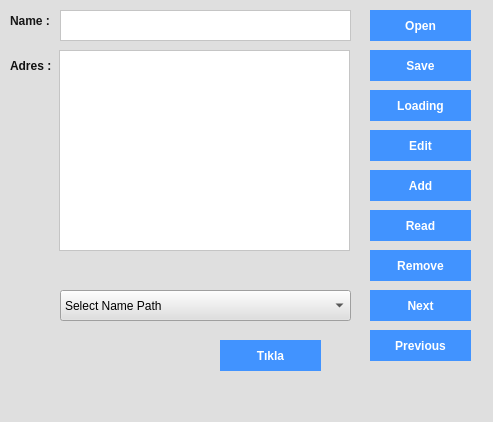
<?xml version="1.0" encoding="UTF-8"?>
<ui version="4.0">
 <class>MainWindow</class>
 <widget class="QMainWindow" name="MainWindow">
  <property name="geometry">
   <rect>
    <x>0</x>
    <y>0</y>
    <width>493</width>
    <height>422</height>
   </rect>
  </property>
  <property name="windowTitle">
   <string>MainWindow</string>
  </property>
  <property name="styleSheet">
   <string notr="true">background:rgb(223, 223, 223);</string>
  </property>
  <widget class="QWidget" name="centralwidget">
   <widget class="QLabel" name="labelName">
    <property name="geometry">
     <rect>
      <x>10</x>
      <y>10</y>
      <width>41</width>
      <height>21</height>
     </rect>
    </property>
    <property name="styleSheet">
     <string notr="true">color:rgb(23, 23, 23);
font-size:14;
font:bold;</string>
    </property>
    <property name="text">
     <string>Name :</string>
    </property>
   </widget>
   <widget class="QLabel" name="labelAdres">
    <property name="geometry">
     <rect>
      <x>10</x>
      <y>50</y>
      <width>41</width>
      <height>31</height>
     </rect>
    </property>
    <property name="styleSheet">
     <string notr="true">font-size:14;
color:rgb(17, 17, 17);
font-size:14;
font:bold;</string>
    </property>
    <property name="text">
     <string>Adres : </string>
    </property>
   </widget>
   <widget class="QTextEdit" name="textEditName">
    <property name="geometry">
     <rect>
      <x>60</x>
      <y>10</y>
      <width>291</width>
      <height>31</height>
     </rect>
    </property>
    <property name="styleSheet">
     <string notr="true">color:rgb(0, 0, 0);
font-size:14;
font:bold;
background-color:rgb(255, 255, 255);</string>
    </property>
   </widget>
   <widget class="QTextEdit" name="textEditAdres">
    <property name="geometry">
     <rect>
      <x>59</x>
      <y>50</y>
      <width>291</width>
      <height>201</height>
     </rect>
    </property>
    <property name="font">
     <font>
      <pointsize>7</pointsize>
     </font>
    </property>
    <property name="styleSheet">
     <string notr="true">color:rgb(0, 0, 0);
font-size:16;
background-color:rgb(255, 255, 255);</string>
    </property>
   </widget>
   <widget class="QPushButton" name="pushButtonEdit">
    <property name="geometry">
     <rect>
      <x>370</x>
      <y>130</y>
      <width>101</width>
      <height>31</height>
     </rect>
    </property>
    <property name="styleSheet">
     <string notr="true">color:rgb(255, 255, 255);
font-size:14;
font:bold;
background-color:rgb(65, 147, 255);
border:none;</string>
    </property>
    <property name="text">
     <string>Edit</string>
    </property>
   </widget>
   <widget class="QPushButton" name="pushButtonRemove">
    <property name="geometry">
     <rect>
      <x>370</x>
      <y>250</y>
      <width>101</width>
      <height>31</height>
     </rect>
    </property>
    <property name="styleSheet">
     <string notr="true">color:rgb(255, 255, 255);
font-size:14;
font:bold;
background-color:rgb(65, 147, 255);
border:none;</string>
    </property>
    <property name="text">
     <string>Remove</string>
    </property>
   </widget>
   <widget class="QPushButton" name="pushButtonRead">
    <property name="geometry">
     <rect>
      <x>370</x>
      <y>210</y>
      <width>101</width>
      <height>31</height>
     </rect>
    </property>
    <property name="styleSheet">
     <string notr="true">color:rgb(255, 255, 255);
font-size:14;
font:bold;
background-color:rgb(65, 147, 255);
border:none;;</string>
    </property>
    <property name="text">
     <string>Read</string>
    </property>
   </widget>
   <widget class="QPushButton" name="pushButtonPrevious">
    <property name="geometry">
     <rect>
      <x>370</x>
      <y>330</y>
      <width>101</width>
      <height>31</height>
     </rect>
    </property>
    <property name="styleSheet">
     <string notr="true">color:rgb(255, 255, 255);
font-size:14;
font:bold;
background-color:rgb(65, 147, 255);
border:none;</string>
    </property>
    <property name="text">
     <string>Previous</string>
    </property>
   </widget>
   <widget class="QPushButton" name="pushButtonNext">
    <property name="geometry">
     <rect>
      <x>370</x>
      <y>290</y>
      <width>101</width>
      <height>31</height>
     </rect>
    </property>
    <property name="styleSheet">
     <string notr="true">color:rgb(255, 255, 255);
font-size:14;
font:bold;
background-color:rgb(65, 147, 255);
border:none;</string>
    </property>
    <property name="text">
     <string>Next</string>
    </property>
   </widget>
   <widget class="QPushButton" name="pushButtonOpen">
    <property name="geometry">
     <rect>
      <x>370</x>
      <y>10</y>
      <width>101</width>
      <height>31</height>
     </rect>
    </property>
    <property name="styleSheet">
     <string notr="true">color:rgb(255, 255, 255);
font-size:14;
font:bold;
background-color:rgb(65, 147, 255);
border:none;</string>
    </property>
    <property name="text">
     <string>Open</string>
    </property>
   </widget>
   <widget class="QPushButton" name="pushButtonSave">
    <property name="geometry">
     <rect>
      <x>370</x>
      <y>50</y>
      <width>101</width>
      <height>31</height>
     </rect>
    </property>
    <property name="styleSheet">
     <string notr="true">color:rgb(255, 255, 255);
font-size:14;
font:bold;
background-color:rgb(65, 147, 255);
border:none;
</string>
    </property>
    <property name="text">
     <string>Save</string>
    </property>
   </widget>
   <widget class="QPushButton" name="pushButtonLoading">
    <property name="geometry">
     <rect>
      <x>370</x>
      <y>90</y>
      <width>101</width>
      <height>31</height>
     </rect>
    </property>
    <property name="styleSheet">
     <string notr="true">color:rgb(255, 255, 255);
font-size:14;
font:bold;
background-color:rgb(65, 147, 255);
border:none;</string>
    </property>
    <property name="text">
     <string>Loading</string>
    </property>
   </widget>
   <widget class="QLabel" name="labelPath">
    <property name="geometry">
     <rect>
      <x>60</x>
      <y>260</y>
      <width>291</width>
      <height>21</height>
     </rect>
    </property>
    <property name="styleSheet">
     <string notr="true">font-size:14;
color:rgb(131, 131, 131);
font-size:14;
font:bold;
border:rgb(85, 170, 255);</string>
    </property>
    <property name="text">
     <string/>
    </property>
   </widget>
   <widget class="QComboBox" name="comboBox">
    <property name="geometry">
     <rect>
      <x>60</x>
      <y>290</y>
      <width>291</width>
      <height>31</height>
     </rect>
    </property>
    <item>
     <property name="text">
      <string>Select Name Path</string>
     </property>
    </item>
   </widget>
   <widget class="QPushButton" name="pushButtonAdd">
    <property name="geometry">
     <rect>
      <x>370</x>
      <y>170</y>
      <width>101</width>
      <height>31</height>
     </rect>
    </property>
    <property name="styleSheet">
     <string notr="true">color:rgb(255, 255, 255);
font-size:14;
font:bold;
background-color:rgb(65, 147, 255);
border:none;</string>
    </property>
    <property name="text">
     <string>Add</string>
    </property>
   </widget>
   <widget class="QPushButton" name="pushButtonPrevious_2">
    <property name="geometry">
     <rect>
      <x>220</x>
      <y>340</y>
      <width>101</width>
      <height>31</height>
     </rect>
    </property>
    <property name="styleSheet">
     <string notr="true">color:rgb(255, 255, 255);
font-size:14;
font:bold;
background-color:rgb(65, 147, 255);
border:none;</string>
    </property>
    <property name="text">
     <string>Tıkla</string>
    </property>
   </widget>
  </widget>
  <widget class="QMenuBar" name="menubar">
   <property name="geometry">
    <rect>
     <x>0</x>
     <y>0</y>
     <width>493</width>
     <height>21</height>
    </rect>
   </property>
  </widget>
  <widget class="QStatusBar" name="statusbar"/>
 </widget>
 <resources/>
 <connections/>
</ui>
